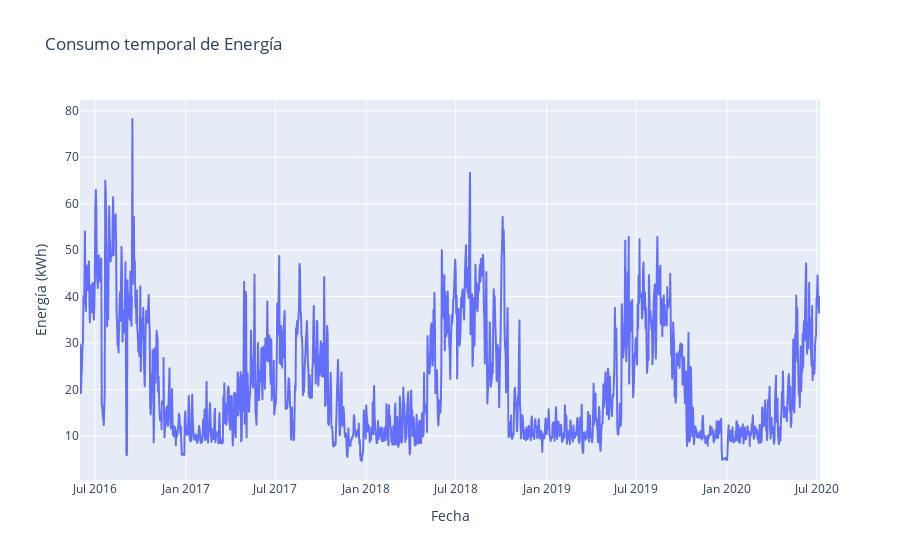

Notebook code cell kept with this figure:
### Code cell
fig = px.line(df, x='date', y='Energy_kWh', title='Consumo temporal de Energía', labels={'Energy_kWh':'Energía (kWh)', 'date':'Fecha'})
fig.show()

### Figure 1 — Plotly figure (JSON) as saved in the notebook; plotly's stock layout.template omitted (floating-point values rounded to 4 significant figures; data arrays with more than 128 entries replaced by an {"elided": "..."} marker saying what was removed)
{"data": [{"hovertemplate": "Fecha=%{x}<br>Energía (kWh)=%{y}<extra></extra>", "legendgroup": "", "line": {"color": "#636efa", "dash": "solid"}, "marker": {"symbol": "circle"}, "mode": "lines", "name": "", "showlegend": false, "type": "scattergl", "x": {"elided": "1498 str values"}, "xaxis": "x", "y": {"elided": "1498 float values"}, "yaxis": "y"}], "layout": {"legend": {"tracegroupgap": 0}, "title": {"text": "Consumo temporal de Energía"}, "xaxis": {"anchor": "y", "domain": [0, 1], "title": {"text": "Fecha"}}, "yaxis": {"anchor": "x", "domain": [0, 1], "title": {"text": "Energía (kWh)"}}}}
